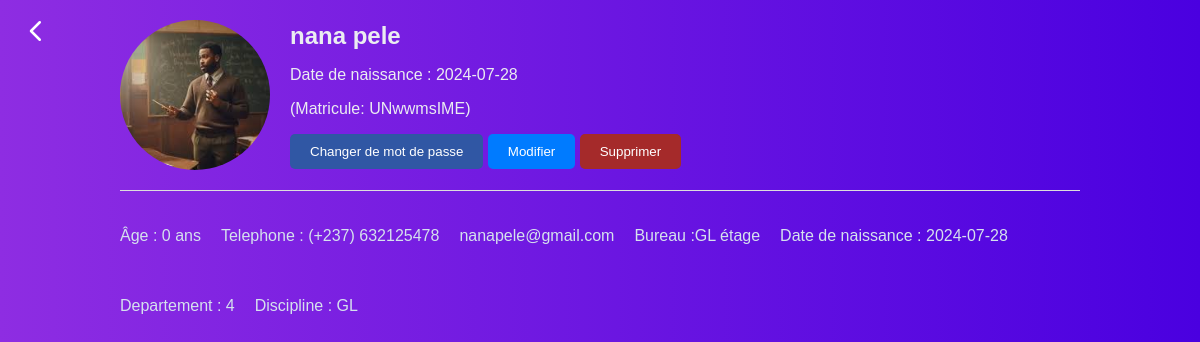
The page /pages/Enseignants/profile.php?id=6 (signed in) on the database its author committed.
### tables this page shows
CREATE TABLE `enseignant` (
  `id` int(11) NOT NULL,
  `matricul` varchar(255) NOT NULL,
  `nom` varchar(255) NOT NULL,
  `prenom` varchar(255) NOT NULL,
  `date_nais` date NOT NULL,
  `telephone` varchar(255) NOT NULL,
  `email` varchar(255) NOT NULL,
  `bureau` varchar(255) NOT NULL,
  `departement` varchar(255) NOT NULL,
  `discipline` varchar(255) NOT NULL,
  `image` varchar(255) NOT NULL
);

### pages/Enseignants/profile.php (the view, shortened to what this page needs)
<?php
include "../../config/connexion.php";
try {
	$pdo = new PDO($dsn, $username, $password);
	$pdo->setAttribute(PDO::ATTR_ERRMODE, PDO::ERRMODE_EXCEPTION);
	if (isset($_GET['id'])) {
		$id = $_GET['id'];
		$sql = "SELECT * FROM enseignant WHERE id = :id";
		$stmt = $pdo->prepare($sql);
		$stmt->bindParam(':id', $id, PDO::PARAM_STR);
		$stmt->execute();
		$enseignant = $stmt->fetch(PDO::FETCH_ASSOC);
	} else {
		echo "Matricule non fourni";
		exit();
	}
} catch (PDOException $e) {
	echo 'Erreur : ' . $e->getMessage();
	exit();
}
?>
<!DOCTYPE html>
<html lang="fr">
<head>
	<link rel="stylesheet" href="style_profil.css">
</head>
<body>
	<main>
		<a href="enseignant.php" style="position: fixed; margin-left: 1rem; color: white; margin-top: 1rem;">
				<svg width="40" height="30" viewBox="0 0 24 24" fill="none" xmlns="http://www.w3.org/2000/svg">
					<path d="M15 19l-7-7 7-7" stroke="currentColor" stroke-width="2" stroke-linecap="round" stroke-linejoin="round"/>
				</svg>
		</a>
		<div class="container">
		<div class="profile-header">
			<img src="<?php echo htmlspecialchars($enseignant['image']); ?>" alt="Profile Picture" class="profile-pic">
			<div class="profile-info">
				<h1><?php echo htmlspecialchars($enseignant['nom'] . ' ' . $enseignant['prenom']); ?></h1>
				<p>Date de naissance : <?php echo htmlspecialchars($enseignant['date_nais']); ?></p>
				<p>(Matricule: <?php echo htmlspecialchars($enseignant['matricul']); ?>)</p>
				<div class="profile-actions">
                <button id="openWindowButton" style="background-color: rgb(48, 87, 164);">Changer de mot de passe</button>
				<button onclick="openModal()">Modifier</button>
				<button onclick="confirmDelete('<?php echo htmlspecialchars($enseignant['id']); ?>')" style="background-color: brown;">Supprimer</button>
			</div>
			</div>
		</div>
		<div class="profile-details">
		<p>Âge : <?php
				$dateOfBirth = new DateTime($enseignant['date_nais']);
				$today = new DateTime();
				$age = $today->diff($dateOfBirth)->y;
				echo $age . ' ans';
				?>
			</p>
			<p>Telephone : (+237) <?php echo htmlspecialchars($enseignant['telephone']); ?></p>
			<p><?php echo htmlspecialchars($enseignant['email']); ?></p>
		<p>Bureau :<?php echo htmlspecialchars($enseignant['bureau']); ?> étage</p>
			<p>Date de naissance : <?php echo htmlspecialchars($enseignant['date_nais']); ?></p>
			<p>Departement : <?php echo htmlspecialchars($enseignant['departement']); ?></p>
			<p>Discipline : <?php echo htmlspecialchars($enseignant['discipline']); ?></p>
		</div>
	</main>
</body>
</html>

### pages/Enseignants/style_profil.css (style rules this page uses)
:root { --primary-color: #191919; --white: #FFFFFF; --sidebar-primary: #353E47; --sidebar-primary-hover: #353E47; --sidebar-background: #070E13; --background: #F1F3FF; --text-link: #FFFFFF; --headline: #CBD1D8; --expand-button: #353E47; --logout: #FA7575; --primary: #605DFF; --primary-dark: #4a00e0; --primary-light: #5DA8FF; --secondary: #1D1D1D; --social-background: #E9E9E9; --social-background-hover: #dddddd; --text: #1F2346; --white: #FFFFFF; --violet: #8e2de2; }
body { font-family: Arial, sans-serif; margin: 0; padding: 0; box-sizing: border-box; background: var(--violet); background: -webkit-linear-gradient(to right, var(--violet), var(--primary-dark)); background: linear-gradient(to right, var(--violet), var(--primary-dark)); }
.container { max-width: 80%; margin: 0 auto; padding: 20px; color: rgb(214, 203, 203); }
.profile-header { display: flex; flex-wrap: wrap; align-items: center; border-bottom: 1px solid #ddd; padding-bottom: 20px; margin-bottom: 20px; color: #f7f8f9; }
.profile-pic { border-radius: 50%; width: 150px; height: 150px; object-fit: cover; margin-right: 20px; }
.profile-info { flex: 1; color: #ebecf1; }
.profile-info h1 { margin: 0; font-size: 24px; }
.profile-actions button, .profile-docs button { padding: 10px 20px; border: none; background-color: #007bff; color: white; border-radius: 5px; cursor: pointer; }
.profile-details { display: flex; flex-wrap: wrap; gap: 20px; color:#d5e1ed; }

### rows shown on the page
enseignant: image (picture), nom+prenom "nana pele", date_nais "2024-07-28", matricul "UNwwmsIME", telephone "632125478", email "nanapele@gmail.com", bureau "GL", departement "4", discipline "GL"
